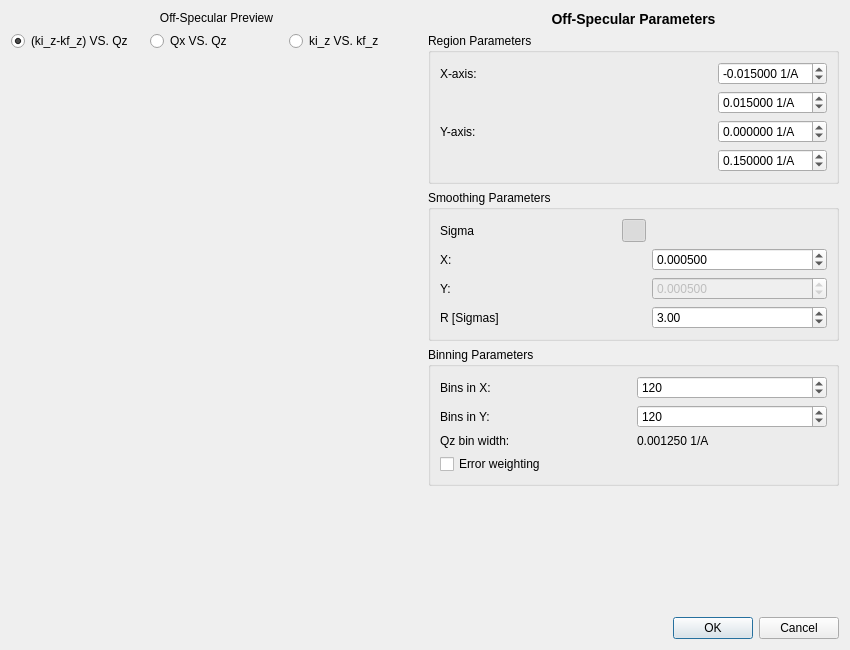
<?xml version="1.0" encoding="UTF-8"?>
<ui version="4.0">
 <class>Dialog</class>
 <widget class="QDialog" name="Dialog">
  <property name="geometry">
   <rect>
    <x>0</x>
    <y>0</y>
    <width>850</width>
    <height>650</height>
   </rect>
  </property>
  <property name="windowTitle">
   <string>QuickNXS - Off-Specular Parameters</string>
  </property>
  <property name="windowIcon">
   <iconset resource="../icons/icons.qrc">
    <normaloff>:/General/logo.png</normaloff>:/General/logo.png</iconset>
  </property>
  <layout class="QVBoxLayout" name="verticalLayout_main">
   <item>
    <layout class="QHBoxLayout" name="horizontalLayout_main">
     <item>
      <layout class="QVBoxLayout" name="verticalLayout_plot">
       <item>
        <widget class="QLabel" name="label_preview">
         <property name="text">
          <string>Off-Specular Preview</string>
         </property>
         <property name="alignment">
          <set>Qt::AlignCenter</set>
         </property>
        </widget>
       </item>
       <item>
        <layout class="QHBoxLayout" name="horizontalLayout_plot_options">
         <item>
          <widget class="QRadioButton" name="kizmkfzVSqz">
           <property name="text">
            <string>(ki_z-kf_z) VS. Qz</string>
           </property>
           <property name="checked">
            <bool>true</bool>
           </property>
          </widget>
         </item>
         <item>
          <widget class="QRadioButton" name="qxVSqz">
           <property name="text">
            <string>Qx VS. Qz</string>
           </property>
          </widget>
         </item>
         <item>
          <widget class="QRadioButton" name="kizVSkfz">
           <property name="text">
            <string>ki_z VS. kf_z</string>
           </property>
          </widget>
         </item>
        </layout>
       </item>
       <item>
        <widget class="MPLWidget" name="plot" native="true">
         <property name="sizePolicy">
          <sizepolicy hsizetype="Expanding" vsizetype="Expanding">
           <horstretch>0</horstretch>
           <verstretch>0</verstretch>
          </sizepolicy>
         </property>
        </widget>
       </item>
      </layout>
     </item>
     <item>
      <layout class="QVBoxLayout" name="verticalLayout_parameters">
       <item>
        <widget class="QLabel" name="label_parameters_title">
         <property name="text">
          <string>Off-Specular Parameters</string>
         </property>
         <property name="alignment">
          <set>Qt::AlignCenter</set>
         </property>
         <property name="styleSheet">
          <string>font-weight: bold; font-size: 14px;</string>
         </property>
        </widget>
       </item>
       <item>
        <widget class="QGroupBox" name="region_group">
         <property name="title">
          <string>Region Parameters</string>
         </property>
         <layout class="QGridLayout" name="gridLayout_region">
          <item row="0" column="0">
           <widget class="QLabel" name="label_x_axis">
            <property name="text">
             <string>X-axis:</string>
            </property>
           </widget>
          </item>
          <item row="0" column="1">
           <widget class="QDoubleSpinBox" name="offspec_x_min">
            <property name="toolTip">
             <string>Minimum X-value of the region</string>
            </property>
            <property name="suffix">
             <string> 1/A</string>
            </property>
            <property name="decimals">
             <number>6</number>
            </property>
            <property name="minimum">
             <double>-10.000000000000000</double>
            </property>
            <property name="maximum">
             <double>10.000000000000000</double>
            </property>
            <property name="singleStep">
             <double>0.005000000000000</double>
            </property>
            <property name="value">
             <double>-0.015000000000000</double>
            </property>
           </widget>
          </item>
          <item row="1" column="0">
           <spacer name="horizontalSpacer_x">
            <property name="orientation">
             <enum>Qt::Horizontal</enum>
            </property>
            <property name="sizeHint" stdset="0">
             <size>
              <width>40</width>
              <height>20</height>
             </size>
            </property>
           </spacer>
          </item>
          <item row="1" column="1">
           <widget class="QDoubleSpinBox" name="offspec_x_max">
            <property name="toolTip">
             <string>Maximum X-value of the region</string>
            </property>
            <property name="suffix">
             <string> 1/A</string>
            </property>
            <property name="decimals">
             <number>6</number>
            </property>
            <property name="minimum">
             <double>-10.000000000000000</double>
            </property>
            <property name="maximum">
             <double>10.000000000000000</double>
            </property>
            <property name="singleStep">
             <double>0.005000000000000</double>
            </property>
            <property name="value">
             <double>0.015000000000000</double>
            </property>
           </widget>
          </item>
          <item row="2" column="0">
           <widget class="QLabel" name="label_y_axis">
            <property name="text">
             <string>Y-axis:</string>
            </property>
           </widget>
          </item>
          <item row="2" column="1">
           <widget class="QDoubleSpinBox" name="offspec_y_min">
            <property name="toolTip">
             <string>Minimum Y-value of the region</string>
            </property>
            <property name="suffix">
             <string> 1/A</string>
            </property>
            <property name="decimals">
             <number>6</number>
            </property>
            <property name="minimum">
             <double>-1.000000000000000</double>
            </property>
            <property name="maximum">
             <double>10.000000000000000</double>
            </property>
            <property name="singleStep">
             <double>0.010000000000000</double>
            </property>
            <property name="value">
             <double>0.000000000000000</double>
            </property>
           </widget>
          </item>
          <item row="3" column="0">
           <spacer name="horizontalSpacer_y">
            <property name="orientation">
             <enum>Qt::Horizontal</enum>
            </property>
            <property name="sizeHint" stdset="0">
             <size>
              <width>40</width>
              <height>20</height>
             </size>
            </property>
           </spacer>
          </item>
          <item row="3" column="1">
           <widget class="QDoubleSpinBox" name="offspec_y_max">
            <property name="toolTip">
             <string>Maximum Y-value of the region</string>
            </property>
            <property name="suffix">
             <string> 1/A</string>
            </property>
            <property name="decimals">
             <number>6</number>
            </property>
            <property name="minimum">
             <double>-1.000000000000000</double>
            </property>
            <property name="maximum">
             <double>10.000000000000000</double>
            </property>
            <property name="singleStep">
             <double>0.010000000000000</double>
            </property>
            <property name="value">
             <double>0.150000000000000</double>
            </property>
           </widget>
          </item>
         </layout>
        </widget>
       </item>
       <item>
        <widget class="QGroupBox" name="smoothing_group">
         <property name="title">
          <string>Smoothing Parameters</string>
         </property>
         <layout class="QGridLayout" name="gridLayout_smoothing">
          <item row="0" column="0">
           <widget class="QLabel" name="label_sigma">
            <property name="text">
             <string>Sigma</string>
            </property>
           </widget>
          </item>
          <item row="0" column="1">
           <widget class="QToolButton" name="sigmasCoupled">
            <property name="icon">
             <iconset theme="system-lock-screen">
              <normaloff/>
             </iconset>
            </property>
            <property name="checkable">
             <bool>true</bool>
            </property>
            <property name="checked">
             <bool>true</bool>
            </property>
           </widget>
          </item>
          <item row="1" column="0">
           <widget class="QLabel" name="label_sigma_x">
            <property name="text">
             <string>X:</string>
            </property>
           </widget>
          </item>
          <item row="1" column="2">
           <widget class="QDoubleSpinBox" name="sigmaX">
            <property name="decimals">
             <number>6</number>
            </property>
            <property name="minimum">
             <double>0.000001000000000</double>
            </property>
            <property name="maximum">
             <double>1.000000000000000</double>
            </property>
            <property name="singleStep">
             <double>0.000250000000000</double>
            </property>
            <property name="value">
             <double>0.000500000000000</double>
            </property>
           </widget>
          </item>
          <item row="2" column="0">
           <widget class="QLabel" name="label_sigma_y">
            <property name="text">
             <string>Y:</string>
            </property>
           </widget>
          </item>
          <item row="2" column="2">
           <widget class="QDoubleSpinBox" name="sigmaY">
            <property name="enabled">
             <bool>false</bool>
            </property>
            <property name="decimals">
             <number>6</number>
            </property>
            <property name="minimum">
             <double>0.000001000000000</double>
            </property>
            <property name="maximum">
             <double>1.000000000000000</double>
            </property>
            <property name="singleStep">
             <double>0.000250000000000</double>
            </property>
            <property name="value">
             <double>0.000500000000000</double>
            </property>
           </widget>
          </item>
          <item row="3" column="0">
           <widget class="QLabel" name="label_r_sigmas">
            <property name="text">
             <string>R [Sigmas]</string>
            </property>
           </widget>
          </item>
          <item row="3" column="2">
           <widget class="QDoubleSpinBox" name="rSigmas">
            <property name="minimum">
             <double>1.000000000000000</double>
            </property>
            <property name="maximum">
             <double>10.000000000000000</double>
            </property>
            <property name="value">
             <double>3.000000000000000</double>
            </property>
           </widget>
          </item>
         </layout>
        </widget>
       </item>
       <item>
        <widget class="QGroupBox" name="binning_group">
         <property name="title">
          <string>Binning Parameters</string>
         </property>
         <layout class="QGridLayout" name="gridLayout_binning">
          <item row="0" column="0">
           <widget class="QLabel" name="label_bins_x">
            <property name="text">
             <string>Bins in X:</string>
            </property>
           </widget>
          </item>
          <item row="0" column="1">
           <widget class="QSpinBox" name="offspec_bins_x">
            <property name="toolTip">
             <string>Enter the number of bins in X</string>
            </property>
            <property name="minimum">
             <number>1</number>
            </property>
            <property name="maximum">
             <number>1000</number>
            </property>
            <property name="singleStep">
             <number>10</number>
            </property>
            <property name="value">
             <number>120</number>
            </property>
           </widget>
          </item>
          <item row="1" column="0">
           <widget class="QLabel" name="label_bins_y">
            <property name="text">
             <string>Bins in Y:</string>
            </property>
           </widget>
          </item>
          <item row="1" column="1">
           <widget class="QSpinBox" name="offspec_bins_y">
            <property name="toolTip">
             <string>Enter the number of bins in Y</string>
            </property>
            <property name="minimum">
             <number>1</number>
            </property>
            <property name="maximum">
             <number>1000</number>
            </property>
            <property name="singleStep">
             <number>10</number>
            </property>
            <property name="value">
             <number>120</number>
            </property>
           </widget>
          </item>
          <item row="2" column="0">
           <widget class="QLabel" name="label_bin_width">
            <property name="text">
             <string>Qz bin width:</string>
            </property>
           </widget>
          </item>
          <item row="2" column="1">
           <widget class="QLabel" name="qz_bin_width_label">
            <property name="text">
             <string>0.001250 1/A</string>
            </property>
           </widget>
          </item>
          <item row="3" column="0" colspan="2">
           <widget class="QCheckBox" name="error_weighting_checkbox">
            <property name="toolTip">
             <string>Check to use an error weighted average when binning the data, otherwise a simple average will be used</string>
            </property>
            <property name="text">
             <string>Error weighting</string>
            </property>
            <property name="checkable">
             <bool>true</bool>
            </property>
            <property name="checked">
             <bool>false</bool>
            </property>
           </widget>
          </item>
         </layout>
        </widget>
       </item>
       <item>
        <spacer name="verticalSpacer">
         <property name="orientation">
          <enum>Qt::Vertical</enum>
         </property>
         <property name="sizeHint" stdset="0">
          <size>
           <width>20</width>
           <height>40</height>
          </size>
         </property>
        </spacer>
       </item>
      </layout>
     </item>
    </layout>
   </item>
   <item>
    <widget class="QDialogButtonBox" name="buttonBox">
     <property name="orientation">
      <enum>Qt::Horizontal</enum>
     </property>
     <property name="standardButtons">
      <set>QDialogButtonBox::Cancel|QDialogButtonBox::Ok</set>
     </property>
    </widget>
   </item>
  </layout>
 </widget>
 <customwidgets>
  <customwidget>
   <class>MPLWidget</class>
   <extends>QWidget</extends>
   <header>quicknxs.ui.mplwidget</header>
   <container>1</container>
  </customwidget>
 </customwidgets>
 <resources>
  <include location="../icons/icons.qrc"/>
 </resources>
 <connections>
  <connection>
   <sender>buttonBox</sender>
   <signal>accepted()</signal>
   <receiver>Dialog</receiver>
   <slot>accept()</slot>
   <hints>
    <hint type="sourcelabel">
     <x>425</x>
     <y>625</y>
    </hint>
    <hint type="destinationlabel">
     <x>425</x>
     <y>325</y>
    </hint>
   </hints>
  </connection>
  <connection>
   <sender>buttonBox</sender>
   <signal>rejected()</signal>
   <receiver>Dialog</receiver>
   <slot>reject()</slot>
   <hints>
    <hint type="sourcelabel">
     <x>425</x>
     <y>625</y>
    </hint>
    <hint type="destinationlabel">
     <x>425</x>
     <y>325</y>
    </hint>
   </hints>
  </connection>
 </connections>
</ui>
